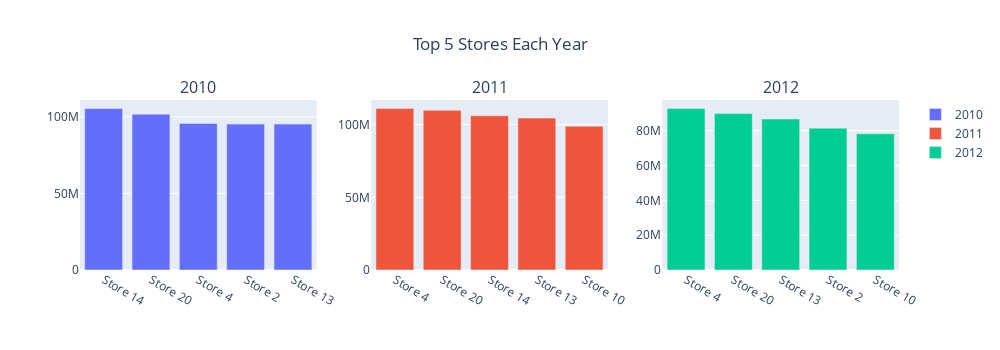

Here is the notebook cell this chart was saved with:
### Code cell
fig = make_subplots(rows = 1, cols = 3, subplot_titles = ["2010", "2011", "2012"])

fig.add_trace(go.Bar(x = df_top5_2010['Store_Num'],
                     y = df_top5_2010['Weekly_Sales'],
                     name = "2010"
                    ),
                    row = 1, col = 1)

fig.add_trace(go.Bar(x = df_top5_2011['Store_Num'],
                     y = df_top5_2011['Weekly_Sales'],
                     name = "2011"
                    ),
                    row = 1, col = 2)

fig.add_trace(go.Bar(x = df_top5_2012['Store_Num'],
                     y = df_top5_2012['Weekly_Sales'],
                     name = "2012"
                    ),
                    row = 1, col = 3)

fig['layout']['xaxis1'].update(dict(
                tickmode = 'array',
                tickvals = df_top5_2010['Store_Num'],
                ticktext = df_top5_2010['Store_Num'],
                )
            )

fig['layout']['xaxis2'].update(dict(
                tickmode = 'array',
                tickvals = df_top5_2011['Store_Num'],
                ticktext = df_top5_2011['Store_Num'],
                )
            )

fig['layout']['xaxis3'].update(dict(
                tickmode = 'array',
                tickvals = df_top5_2012['Store_Num'],
                ticktext = df_top5_2012['Store_Num'],
                )
            )

fig.update_layout(title_text = "Top 5 Stores Each Year", title_x = 0.5, width = 1000, height = 350)

fig.show()

### Figure 1 — Plotly figure (JSON) as saved in the notebook; plotly's stock layout.template omitted (floating-point values rounded to 4 significant figures)
{"data": [{"name": "2010", "type": "bar", "x": ["Store 14", "Store 20", "Store 4", "Store 2", "Store 13"], "xaxis": "x", "y": [105500000.0, 101700000.0, 95680000.0, 95280000.0, 95270000.0], "yaxis": "y"}, {"name": "2011", "type": "bar", "x": ["Store 4", "Store 20", "Store 14", "Store 13", "Store 10"], "xaxis": "x2", "y": [111100000.0, 109800000.0, 106100000.0, 104500000.0, 98920000.0], "yaxis": "y2"}, {"name": "2012", "type": "bar", "x": ["Store 4", "Store 20", "Store 13", "Store 2", "Store 10"], "xaxis": "x3", "y": [92770000.0, 89830000.0, 86710000.0, 81500000.0, 78230000.0], "yaxis": "y3"}], "layout": {"annotations": [{"font": {"size": 16}, "showarrow": false, "text": "2010", "x": 0.1444, "xanchor": "center", "xref": "paper", "y": 1, "yanchor": "bottom", "yref": "paper"}, {"font": {"size": 16}, "showarrow": false, "text": "2011", "x": 0.5, "xanchor": "center", "xref": "paper", "y": 1, "yanchor": "bottom", "yref": "paper"}, {"font": {"size": 16}, "showarrow": false, "text": "2012", "x": 0.8556, "xanchor": "center", "xref": "paper", "y": 1, "yanchor": "bottom", "yref": "paper"}], "height": 350, "title": {"text": "Top 5 Stores Each Year", "x": 0.5}, "width": 1000, "xaxis": {"anchor": "y", "domain": [0, 0.2889], "tickmode": "array", "ticktext": ["Store 14", "Store 20", "Store 4", "Store 2", "Store 13"], "tickvals": ["Store 14", "Store 20", "Store 4", "Store 2", "Store 13"]}, "xaxis2": {"anchor": "y2", "domain": [0.3556, 0.6444], "tickmode": "array", "ticktext": ["Store 4", "Store 20", "Store 14", "Store 13", "Store 10"], "tickvals": ["Store 4", "Store 20", "Store 14", "Store 13", "Store 10"]}, "xaxis3": {"anchor": "y3", "domain": [0.7111, 1], "tickmode": "array", "ticktext": ["Store 4", "Store 20", "Store 13", "Store 2", "Store 10"], "tickvals": ["Store 4", "Store 20", "Store 13", "Store 2", "Store 10"]}, "yaxis": {"anchor": "x", "domain": [0, 1]}, "yaxis2": {"anchor": "x2", "domain": [0, 1]}, "yaxis3": {"anchor": "x3", "domain": [0, 1]}}}
